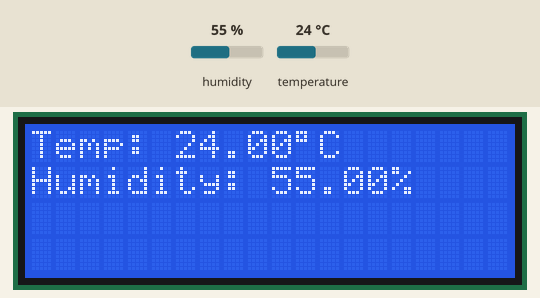
Bench run of a program on a simulated ESP8266 (Wemos D1 mini). Shown: 20×4 character LCD. The inputs (shaded band) are chosen by the test bench; at power-on: humidity 55 %, temperature 24 °C.

Above: at 1.2 s.
1.3 s: humidity set to 22 %
At 4.4 s:
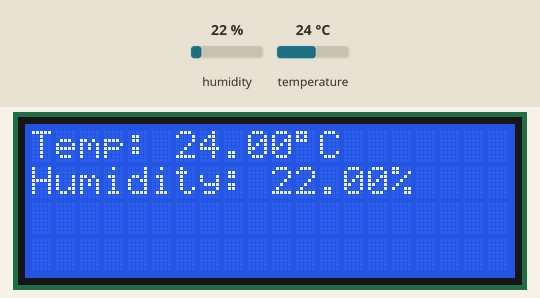
5.9 s: temperature set to 12 °C
At 8.6 s:
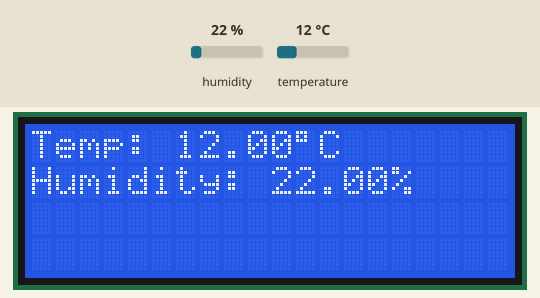
10.5 s: humidity set to 40 %
At 11.6 s:
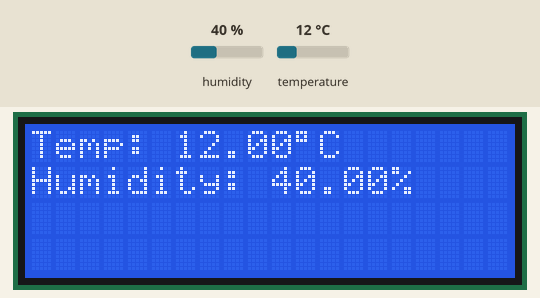
15.1 s: temperature set to 19 °C
Timing chart, 0 to 18.1 s (numbered marks = the images above; inputs shaded):
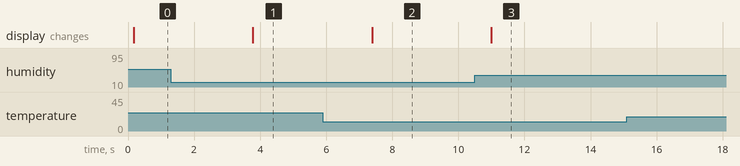

Measured:
- after the input at 1.3 s, the display: changes after 2.5 s (image 1)
- after the input at 5.9 s, the display: changes after 1.5 s (image 2)
- after the input at 10.5 s, the display: changes after 0.50 s (image 3)

The program:

main.cpp
```cpp
#include <Wire.h>
#include <LiquidCrystal_I2C.h>

#include <Adafruit_AHTX0.h>

Adafruit_AHTX0 aht;
LiquidCrystal_I2C lcd(0x27, 20, 4);

void setup()
{
  Serial.begin(9600);
  // Serial.println("Adafruit AHT10/AHT20 demo!");

  if (!aht.begin())
  {
    // Serial.println("Could not find AHT? Check wiring");
    while (1)
      delay(10);
  }

  // Initialize the LCD
  lcd.init();
  lcd.backlight();
  // Serial.println("AHT10 or AHT20 found");
}

void loop()
{
  sensors_event_t humidity, temp;
  aht.getEvent(&humidity, &temp); // populate temp and humidity objects with fresh data

  // write the temperature to lcd
  lcd.setCursor(0, 0);
  lcd.print("Temp: ");
  lcd.print(temp.temperature);
  lcd.print((char)223);
  lcd.print("C");

  // write the humidity to lcd
  lcd.setCursor(0, 1);
  lcd.print("Humidity: ");
  lcd.print(humidity.relative_humidity);
  lcd.print("%");
  delay(3500);
}
```
